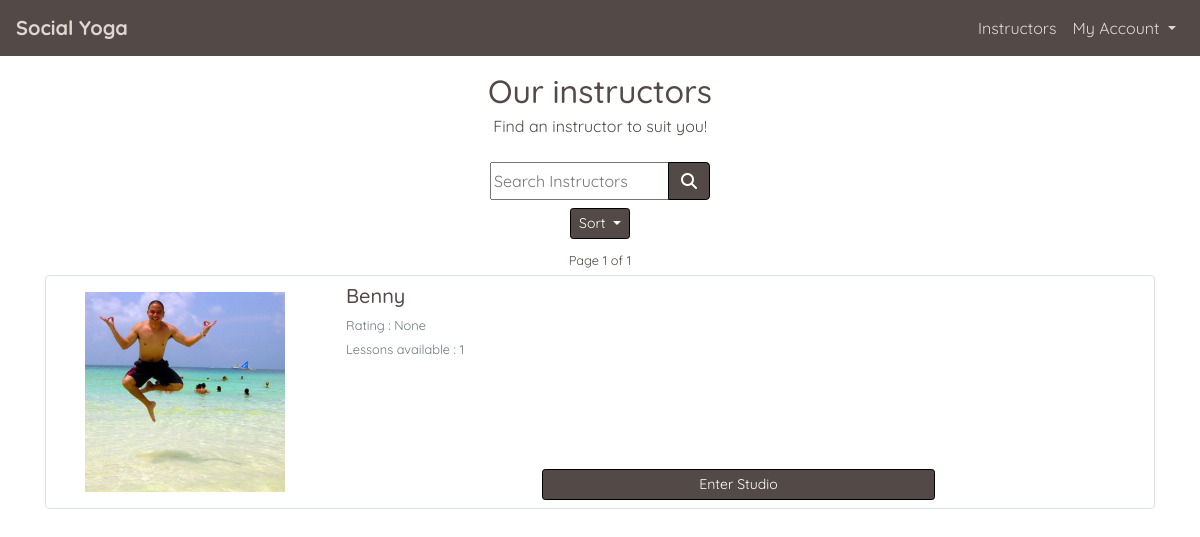
The app's page /profiles/instructors/, older data.
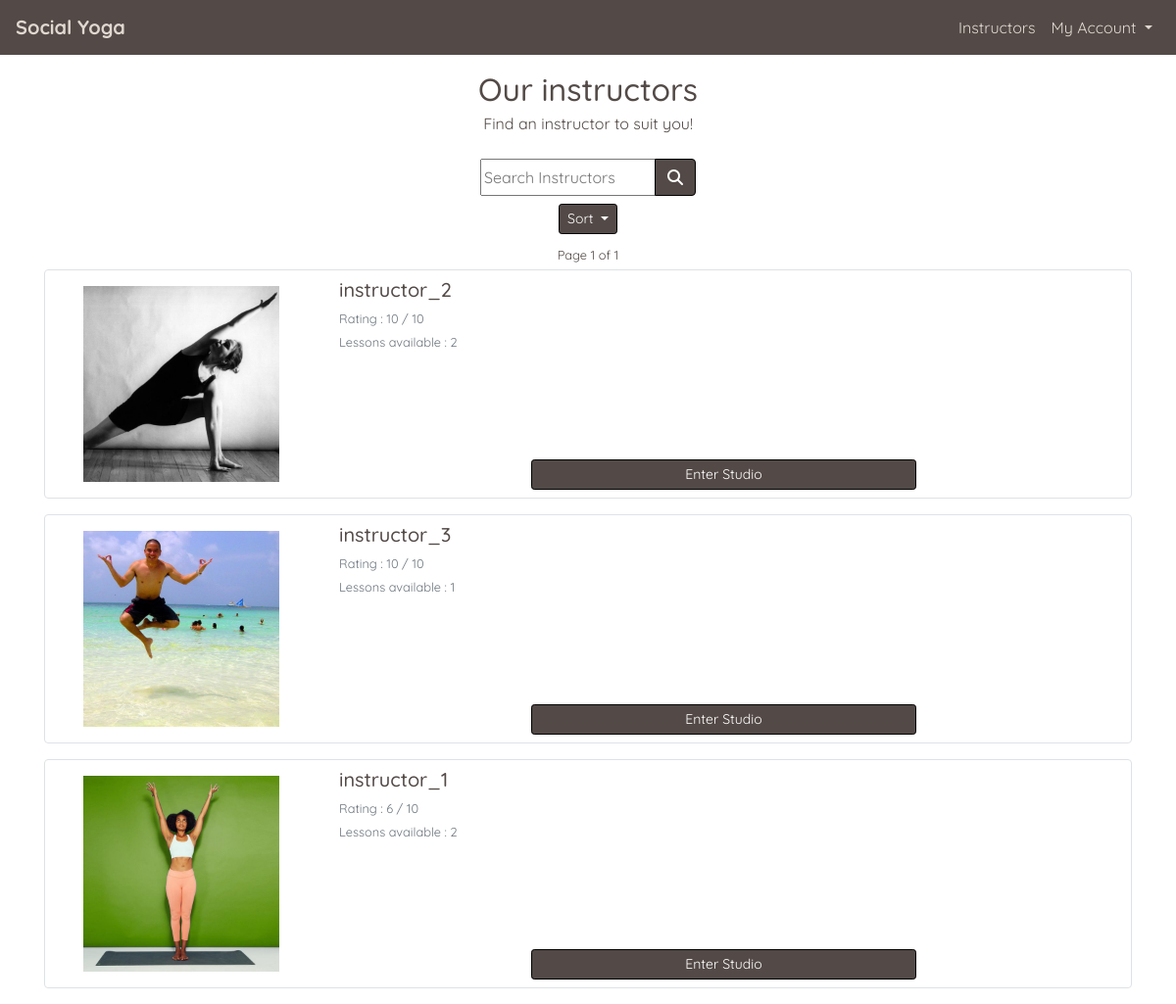
The same page, newer data.
### profiles/models.py (models this page shows, shortened)
class UserProfile(models.Model):
    user = models.OneToOneField(User, on_delete=models.CASCADE)
    first_name = models.CharField(max_length=50, null=False, blank=False)
    last_name = models.CharField(max_length=50, null=False, blank=False)
    is_instructor = models.BooleanField(default=False)
    requested_instructor_status = models.BooleanField(default=False)
    card_description = models.TextField(max_length=256, blank=True, default='')
    profile_description = models.TextField(max_length=650, default='')
    image = ResizedImageField(
        size=[600, 600], quality=75, crop=['middle', 'center'],
        force_format='JPEG', null=True, blank=True,
        upload_to='profile_images/'
        )
    rating = models.DecimalField(
        max_digits=5, decimal_places=0, null=True, blank=True
        )
    lesson_count = models.IntegerField(default=0, editable=False)
    def __str__(self):
        return self.user.username

### profiles/views.py (the view, shortened to what this page needs)
# urls.py: path('instructors/', views.instructors, name='instructors'),
def instructors(request):
    valid_sort_values = ['user__username', 'rating', 'lesson_count']
    sort_by = 'rating'
    sort_direction = 'desc'
    query = ''
    page_number = 1  # Default page number
    instructors_on_page = 5  # No of lessons on a page at once
    instructor_list = UserProfile.objects.filter(is_instructor=True,
                                                 lesson_count__gt=0)
    if sort_direction == 'desc':
        instructor_list = instructor_list.order_by(F(
            sort_by).desc(nulls_last=True))
    else:
        instructor_list = instructor_list.order_by(F(
            sort_by).asc(nulls_last=True))
    template = 'profiles/instructors.html'
    p = Paginator(instructor_list, instructors_on_page)
    try:
        page_object = p.page(page_number)
    except EmptyPage:
        messages.error(request, "Page does not exist, returning to page 1")
        page_object = p.page(1)
    context = {
        'instructor_list': page_object,
        'sort_direction': sort_direction,
        'sort_by': sort_by,
        'current_query': query,
    }
    return render(request, template, context)

### home/contexts.py (called while the page is built)
def purchased_lessons(request):
    profile = get_profile_or_none(request)
    purchased = None
    purchased_lesson_ids = []
    if profile:
        purchased = OrderLineItem.objects.filter(profile=profile)
        if purchased:
            for item in purchased:
                purchased_lesson_ids.append(item.lesson.lesson_id)
    context = {
        'purchased_lessons': purchased,
        'purchased_lesson_ids': purchased_lesson_ids,
    }
    return context

### yoga/utils.py (called while the page is built)
def get_profile_or_none(request):
    try:
        return UserProfile.objects.get(user=request.user)
    except Exception:
        return None

### profiles/templates/profiles/instructors.html (shortened to what this page needs)
{% extends "base.html" %}
{% load static %}
{% block page_header %}
    <div class="container header-container">
        <div class="row">
            <div class="col">
                <h1 class="text-center title-text mt-3 mb-1">Our instructors</h1>
                <p class="text-center mb-3">Find an instructor to suit you!</p>
            </div>
        </div>
    </div>
{% endblock %}
{% block content %}
    <div class="overlay"></div>
    <div class="container page-contents">
        <div class="row">
            <div class="col-12">
                {% include 'profiles/includes/instructor_sorting.html' %}
                <p class="text-center mb-1">
                <strong>
                    <small>
                        {% if instructor_list %}Page {{ instructor_list.number }} of {{ instructor_list.paginator.num_pages }}{% endif %}
                    </small>
                </strong>
                </p>
                {% for instructor in instructor_list %}
                    <div class="card mb-3 border custom-border">
                        <div class="row mx-auto w-100">
                            <div class="col-md-3 my-auto">
                            {% if instructor.image %}
                                <div class="my-3 d-flex justify-content-center">
                                    <img src="{{ instructor.image.url }}" class="instructor-card-image profile-image img-fluid" alt="{{ instructor.first_name }}">
                                </div>
                            {% endif %}
                            </div>
                            <div class="col-md-9">
                                <div class="card-body h-100 d-flex flex-column p-2">
                                    <h5 class="card-title mb-1"><a href="{% url 'lessons' %}?instructor={{ instructor.id }}" class="style-link">{{ instructor }}</a></h5>
                                    <p class="text-muted mb-0"><small>Rating : {{ instructor.rating }}{% if instructor.rating %} / 10{% endif %}</small></p>
                                    <p class="text-muted mb-2"><small>Lessons available : {{ instructor.lesson_count }}</small></p>
                                    <p class="card-text mt-auto d-flex justify-content-center">
                                        <a class="btn btn-custom-darken btn-sm w-50" href="{% url 'lessons' %}?instructor={{ instructor.id }}" role="button">
                                            Enter Studio
                                        </a>
                                    </p>
                                </div>
                            </div>
                        </div>
                    </div>
                {% endfor %}
            </div>
        </div>
    </div>
{% endblock %}

### templates/base.html (shortened to what this page needs)
{% load static %}
<!doctype html>
<html lang="en">
  <head>
    {% block corecss %}
      <link rel="stylesheet" href="https://cdn.jsdelivr.net/npm/bootstrap@4.5.3/dist/css/bootstrap.min.css">
      <link rel="stylesheet" href="{% static 'css/base.css' %}" >
    {% endblock %}
</head>
<body>
    <header class="container-fluid fixed-top-desktop-only p-0">
        <nav class="navbar navbar-expand-lg navbar-custom">
            <a class="navbar-brand" href="{% url 'home' %}"><strong>Social Yoga</strong></a>
            <div class="collapse navbar-collapse" id="navbarNav">
                <ul class="navbar-nav ml-auto mb-2 mb-lg-0">
                    <li class="nav-item">
                        <a class="nav-link active" aria-current="page" href="{% url 'instructors' %}">Instructors</a>
                    </li>
                    <li class="nav-item">
                        <div class="nav-link dropdown">
                            <a class="dropdown-toggle nav-link-format" href="#" role="button" id="dropdownMenuLink" data-toggle="dropdown" aria-haspopup="true" aria-expanded="false">
                                {% if user.is_authenticated %}{{ user|title }}'s{% else %}My{% endif %} Account
                            </a>
                        </div>
                    </li>
                </ul>
            </div>
        </nav>
    </header>
        {% block page_header %}
        {% endblock %}
        {% block content %}
        {% endblock %}
</body>
</html>

### profiles/templates/profiles/includes/instructor_sorting.html (shortened to what this page needs)
<div class="row pt-2" id="instructor-search">
    <div class="col-12 d-flex">
        <div class="form-container mx-auto">
            <form class="form" method="GET" action="{% url 'instructors' %}">
                <div class="input-group w-100">
                    <input type="text" name="q" placeholder="Search Instructors" value="{% if current_query %}{{ current_query }}{% endif %}">
                    <div class="input-group-append">
                        <button class="btn btn-custom-darken text-white" type="submit">
                            <span>
                                <i class="fas fa-search"></i>
                            </span>
                        </button>
                    </div>
                </div>
            </form>
        </div>
    </div>
</div>
<div class="dropdown d-flex justify-content-center my-2">
    <a class="btn btn-custom-darken btn-sm dropdown-toggle" href="#" role="button" id="dropdownMenuLink" data-toggle="dropdown" aria-haspopup="true" aria-expanded="false">
        Sort
    </a>
</div>

### static/css/base.css (style rules this page uses)
html { height: 100% }
body { background: url('/static/images/backgrounds/background-image.jpg') no-repeat center center fixed; background-size: cover; background-position: 75% 40px; height: calc(100vh - 63px); color: #534a47; font-family: 'Quicksand'; font-size: 16px; }
.title-text { font-size: 1.5rem; }
.overlay { height: 100%; width: 100%; top: 0; left: 0; position: fixed; background: white; z-index: -1; }
.text-white { color: white; }
.style-link { color: #534a47; }
.navbar-custom { background-color: #534a47; }
.navbar-custom a { color: #e0d8d0; }
.custom-border { border: solid 1px #534a47; border-radius: .25rem; }
.nav-link-format { text-decoration: none; }
.header-container { margin-top: 0px; }
.profile-image { max-width: 120px; border-radius: 50%; }
.btn-custom-darken { background: #534a47; color: #fff !important; border: 1px solid black; }
@media (min-width: 768px) { .title-text, .index-main-text { font-size: 2rem; } }
@media (min-width: 768px) { .profile-image { width: 100%; max-width: 200px; border-radius: 0%; overflow: hidden; } }
@media (min-width: 1200px) { body { background-position: 0 35px; } }
@media (min-width: 1200px) { .header-container { margin-top: 56px; } }
@media (min-width: 1200px) { .fixed-top-desktop-only { position: fixed; top: 0; right: 0; left: 0; z-index: 1049; } }

Row changes from the older to the newer data that the page shows:
removed UserProfile: image (picture), user.username "Benny", rating "None", lesson_count "1"
added UserProfile: image (picture), user.username "instructor_2", rating "10", shows "/ 10", lesson_count "2"
added UserProfile: image (picture), user.username "instructor_3", rating "10", shows "/ 10", lesson_count "1"
added UserProfile: image (picture), user.username "instructor_1", rating "6", shows "/ 10", lesson_count "2"
